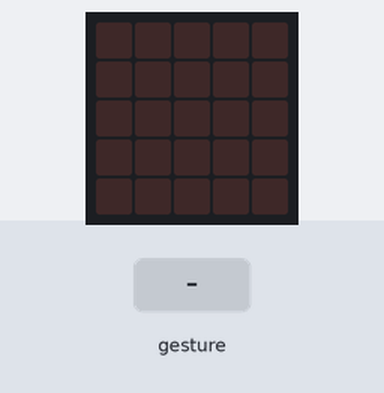
Bench run of a program on a simulated BBC micro:bit (MakeCode). Shown: the board's 5×5 LED display. The inputs (shaded band) are chosen by the test bench. A tilt is held for 1.5 s and a shake lasts 1 s, then the board lies face up again.

Above: at 1.2 s.
1.3 s: gesture 'tilt left'
At 1.61 s:
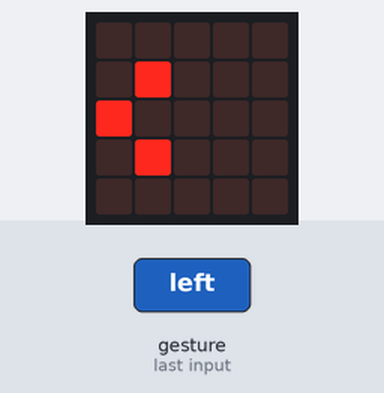
4.3 s: gesture 'logo up'
At 5.21 s:
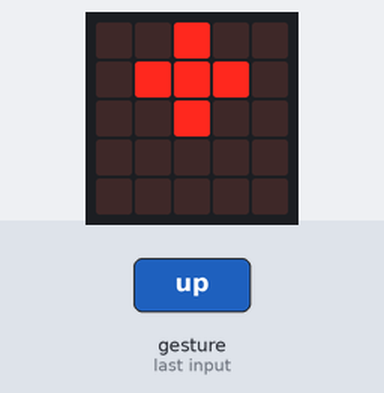
7.3 s: gesture 'tilt right'
At 10.5 s:
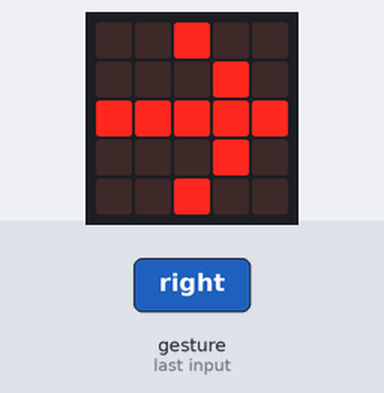
Timing chart, 0 to 12.0 s (numbered marks = the images above; inputs shaded):
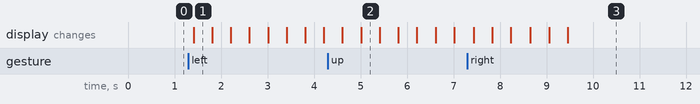

Measured:
- after the input at 1.3 s, the display: changes after 0.11 s (image 1)
- after the input at 4.3 s, the display: first differs from a run without the input after 0.71 s (image 2)
- after the input at 7.3 s, the display: first changes after 0.13 s (image 3 shows a later state)
- what the display in image 1 shows lasts 0.4 s, from 1.4 s to 1.8 s

The program:

main.ts
```typescript
function CruceDerecha () {
    basic.showLeds(`
        . . . . .
        . . . # .
        . . . . #
        . . . # .
        . . . . .
        `)
    basic.showLeds(`
        . . # . .
        . . . # .
        . # # # #
        . . . # .
        . . # . .
        `)
    basic.showLeds(`
        . . # . .
        . . . # .
        # # # # #
        . . . # .
        . . # . .
        `)
}
function Avanza () {
    basic.showLeds(`
        . . # . .
        . # # # .
        . . # . .
        . . . . .
        . . . . .
        `)
    basic.showLeds(`
        . . # . .
        . # # # .
        # . # . #
        . . # . .
        . . . . .
        `)
    basic.showLeds(`
        . . # . .
        . # # # .
        # . # . #
        . . # . .
        . . # . .
        `)
}
function CruceIzquierda () {
    basic.showLeds(`
        . . . . .
        . # . . .
        # . . . .
        . # . . .
        . . . . .
        `)
    basic.showLeds(`
        . . # . .
        . # . . .
        # # # . .
        . # . . .
        . . # . .
        `)
    basic.showLeds(`
        . . # . .
        . # . . .
        # # # # #
        . # . . .
        . . # . .
        `)
}
// Aplicación de funciones
basic.forever(function () {
    if (input.isGesture(Gesture.LogoUp)) {
        Avanza()
    }
    if (input.isGesture(Gesture.TiltLeft)) {
        CruceIzquierda()
    }
    if (input.isGesture(Gesture.TiltLeft)) {
        CruceDerecha()
    }
})
basic.forever(function () {
    if (input.isGesture(Gesture.LogoUp)) {
        basic.showLeds(`
            . . # . .
            . # # # .
            . . # . .
            . . . . .
            . . . . .
            `)
        basic.showLeds(`
            . . # . .
            . # # # .
            # . # . #
            . . # . .
            . . . . .
            `)
        basic.showLeds(`
            . . # . .
            . # # # .
            # . # . #
            . . # . .
            . . # . .
            `)
    } else {
        if (input.isGesture(Gesture.TiltLeft)) {
            basic.showLeds(`
                . . . . .
                . # . . .
                # . . . .
                . # . . .
                . . . . .
                `)
            basic.showLeds(`
                . . # . .
                . # . . .
                # # # . .
                . # . . .
                . . # . .
                `)
            basic.showLeds(`
                . . # . .
                . # . . .
                # # # # #
                . # . . .
                . . # . .
                `)
        } else {
            if (input.isGesture(Gesture.TiltRight)) {
                basic.showLeds(`
                    . . . . .
                    . . . # .
                    . . . . #
                    . . . # .
                    . . . . .
                    `)
                basic.showLeds(`
                    . . # . .
                    . . . # .
                    . # # # #
                    . . . # .
                    . . # . .
                    `)
                basic.showLeds(`
                    . . # . .
                    . . . # .
                    # # # # #
                    . . . # .
                    . . # . .
                    `)
            }
        }
    }
})
```

test.ts
```typescript
// aquí va el archivo "tests"; esto no se compilará cuando este paquete se utilice como una extensión.
```
